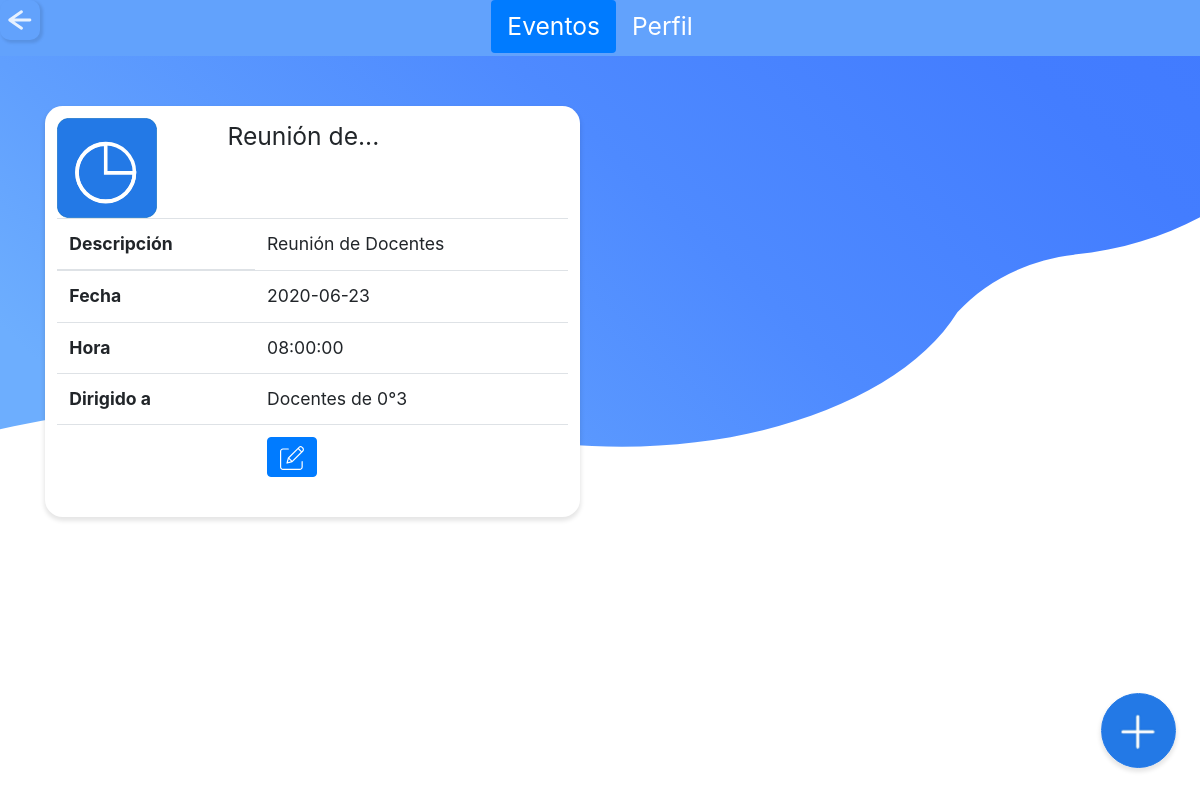
The app's page /moderador/eventos_mod.php (signed in) with its own data.
### tables this page shows
CREATE TABLE `tbl_evento` (
  `id_evento` int(11) NOT NULL,
  `titulo_e` varchar(30) NOT NULL,
  `descripcion_e` text NOT NULL,
  `estado_e` varchar(10) NOT NULL,
  `id_tipo` varchar(40) NOT NULL,
  `id_fecha` varchar(40) NOT NULL,
  `id_horas` varchar(40) NOT NULL,
  `fecha_creacion_evento` datetime NOT NULL
);

CREATE TABLE `tbl_fecha_evento` (
  `id_fecha` varchar(40) NOT NULL,
  `fecha_publicacion` date NOT NULL,
  `fecha_evento` date NOT NULL,
  `fecha_eliminacion` date NOT NULL,
  `fecha_creacion` datetime NOT NULL
);

CREATE TABLE `tbl_hora_evento` (
  `id_horas` varchar(40) NOT NULL,
  `hora_publicacion` time NOT NULL,
  `hora_evento` time NOT NULL,
  `hora_eliminacion` time NOT NULL,
  `fecha_creacion_hora` datetime NOT NULL
);

CREATE TABLE `tbl_eventoxgrupo` (
  `id_evento` int(11) NOT NULL,
  `codigo_g` varchar(10) NOT NULL,
  `estudiante` int(11) NOT NULL,
  `acudiente` int(11) NOT NULL,
  `docente` int(11) NOT NULL
);

CREATE TABLE `tbl_grupo` (
  `codigo_g` varchar(10) NOT NULL,
  `grado_g` int(11) NOT NULL,
  `grupo_g` varchar(3) NOT NULL,
  `id_jornada` varchar(3) DEFAULT NULL
);

### moderador/eventos_mod.php (the view, shortened to what this page needs)
<?php
  include "../php/conexion.php";
  include "../php/variables.php";
?>
<!doctype html>
<html>
  <head>
  <?php
    $title="Moderador | SchoolTime";
    echo Links($title);
    ?>
  </head>
  <body >
<?php
    $titulo="eventos";
    echo EventosModerador($titulo);
    ?>
    <br>
    <br>
    <br>
    <br>
    <div class="container">
      <div class="row">
  <?php
	$query="SELECT * FROM tbl_evento where estado_e='PROGRAMADO' order by id_evento desc";
	$resultado=$conexion->query($query);
	while ($row=$resultado->fetch_assoc()){
    $id_evento_actual = $row['id_evento'];
  ?>
  <div class="col-sm">
            <div class="card evento" onclick="lig(4)">
    <div class="row no-gutters">
      <div class="col-md-4">
        <?php if($row['id_tipo']=="00B"){
          ?>
          <img class="tipo-evento" src="../svg/cambio.svg">
          <?php
        }elseif($row['id_tipo']=="00C"){
          ?>
          <img class="tipo-evento" src="../svg/reunion.svg">
          <?php
        }else{
          ?>
          <img class="tipo-evento" src="../svg/fiesta.svg">
<?php
        }?>
      </div>
      <div class="col-md-8">
          <div class=" titulo_perfil large"><?php echo $row['titulo_e']?></div>
    </div>
  </div></p>
  <table class="table">
  <thead>
    <tr>
      <th  scope="col">Descripción</th>
      <td class="st_ryde"><?php echo $row['descripcion_e']?></td>
    </tr>
  </thead>
  <tbody>
    <tr>
    <th scope="col">Fecha</th>
    <?php
    $consultaFecha="SELECT * FROM tbl_evento as evento INNER JOIN tbl_fecha_evento as fecha ON evento.id_fecha=fecha.id_fecha where evento.id_evento='$id_evento_actual'";
	$result=$conexion->query($consultaFecha);
	while ($rowF=$result->fetch_assoc()){
  ?>
     <td class="st_ryde"><?php echo $rowF['fecha_evento']?></td>
     <?php
     }
     ?>
    </tr>
    <tr>
    <th scope="col">Hora</th>
    <?php
    $consultaFecha="SELECT * FROM tbl_evento as evento INNER JOIN tbl_hora_evento as hora ON evento.id_horas=hora.id_horas  where evento.id_evento='$id_evento_actual'";
	$result=$conexion->query($consultaFecha);
	while ($rowH=$result->fetch_assoc()){
  ?>
    <td class="st_ryde"><?php echo $rowH['hora_evento']?></td>
    <?php
  }
    ?>
</tr>
<tr>
    <th scope="col">Dirigido a</th>
    <td class="st_ryde">
    <?php
    $consultaDirigido="SELECT * FROM tbl_eventoxgrupo as exg INNER JOIN tbl_evento as evento ON exg.id_evento=evento.id_evento INNER JOIN tbl_grupo as grupo ON exg.codigo_g=grupo.codigo_g WHERE exg.id_evento='$id_evento_actual' ORDER BY grupo.grado_g";
  $resulta=$conexion->query($consultaDirigido);
  $count=1;
	while ($rowD=$resulta->fetch_assoc()){
    ?>
    <?php
    if($rowD['grado_g']!=null){
      if($count==1){
        if($rowD['docente'] == "1"){
          echo " Docentes ";
        }
        echo " de ";
      }
      $count++;
      echo $rowD['grado_g']."°".$rowD['grupo_g'];
    }elseif($rowD['codigo_g']=="DOCENTES"){
      echo "Docentes sin dirección.";
    }
    ?>
     <?php
     }
     ?>
  </td>
</tr>
<tr>
<td >
</td>
<td >
<button type="button" class="btn btn-primary btn_icon edit2 ">
  <a href="actualizar_evento_mod.php?id=<?php echo $row['id_evento']?>" style="color: white; text-decoration: none;">
  <img class="icon" src="../svg/edit.svg"></a></button>
  </td >
</tr>
  </tbody>
</table>
</div>
</div>
<?php
  }
?>
</div>
</div>
 <center>
  <div class="form-check form-check-inline">
  <input class="btn_ok large" type="button" onclick="window.location.href = 'nuevo_evento_mod.php';" value="Nuevo Evento">
  </div>
  </center>
  </body>
</html>

### css/style.css (style rules this page uses)
* { padding: 0; margin: 0; }
body { background: url(../svg/back_one.svg) no-repeat center center fixed; background-size: cover; font-size: 110%; }
.icon { width:100%; }
.btn_icon { max-width:50px; right: 20px; }
.btn_ok { position: fixed; bottom: 0; right: 1.5rem; display: inline-block; font-weight: 400; color: transparent; -webkit-user-select: none; -moz-user-select: none; -ms-user-select: none; user-select: none; width: 75px; height: 75px; box-shadow: 0px 3px 4px 1px rgba(0, 0, 0, 0.1); background-color: c; background: url(../iconos/nuevo_env.png) no-repeat center center; background-size: 100%; border: 1px solid #2379E6; padding: 0.375rem 0.75rem; margin-bottom: 2rem; line-height: 1.5; border-radius: 3rem; margin-left: -1.5rem; transition: width .7s; }
input { background-color: white; width: 80px; height: 80px; border-radius: 10px; border-color: transparent; color: transparent; box-shadow: 2px 2px 3px 1px rgba(0, 0, 0, 0.1); }
.large { font-size: 140%; }
.evento { max-width: 535px; padding: 0.7em; border: 0px solid #CCC; box-shadow: 0px 3px 4px 1px rgba(0, 0, 0, 0.1); border-radius: 1em; background-color: white; flex: 0 0 66.666667%; margin-bottom: 1rem; }
.tipo-evento { background-color: white; width: 100px; height: 100px; border-radius: 10px; border-color: #F2F2F2; color: transparent; }
.edit2 { right: 80px; }

### records on screen
tbl_evento: titulo_e "Reunión de...", descripcion_e "Reunión de Docentes", id_fecha.fecha_evento "2020-06-23", id_horas.hora_evento "08:00:00"
tbl_eventoxgrupo: docente "Docentes", codigo_g.grado_g "0", codigo_g.grupo_g "3"
